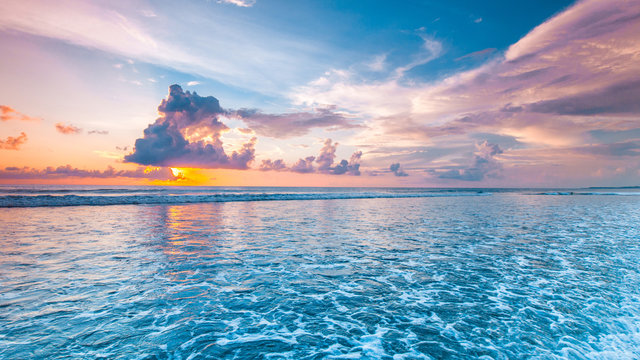
#> input picture sea.jpg, 640 x 360 px
$ python backprojection.py
#> lines starting #> are read from the running program, lines starting #| are printed output that depends on the picture; after the words box and inside, x2 and y2 are one past the last pixel; in counts of white or black regions, pixels touching at a corner belong together
import cv2 as cv
import numpy as np


img = cv.imread("sea.jpg")
#> img is the input picture: shape (360, 640, 3); mean B, G, R 183, 163, 143.2
img = cv.pyrDown(img)
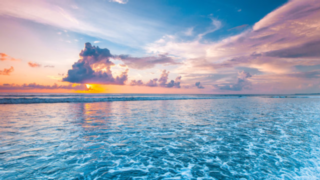
#> img: shape (180, 320, 3); mean B, G, R 183, 163, 143.3
hsv = cv.cvtColor(img,cv.COLOR_BGR2HSV)
#> hsv: shape (180, 320, 3); mean H, S, V 103.4, 91.3, 195.2

roi = cv.imread("roisea.jpg")
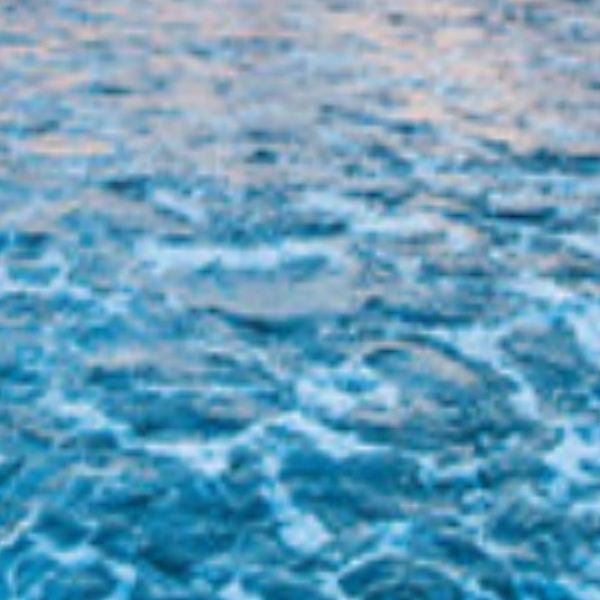
#> input picture roisea.jpg, 600 x 600 px
#> roi is the input picture: shape (600, 600, 3); mean B, G, R 186.9, 158.3, 104.4
#roi = cv.resize(img,)
hsvroi = cv.cvtColor(roi,cv.COLOR_BGR2HSV)
#> hsvroi: shape (600, 600, 3); mean H, S, V 102.3, 118, 187

histroi = cv.calcHist([hsvroi],[0,1],None,[180,256],[0,180,0,256])

cv.normalize(histroi,histroi,0,255,cv.NORM_MINMAX)
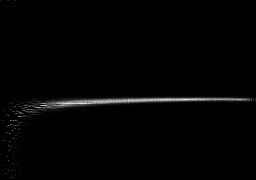
#> histroi: shape (180, 256) float32; min 0, max 255, mean 3.3; drawn with min black and max white
dst = cv.calcBackProject([hsv],[0,1],histroi,[0,180,0,256],1)
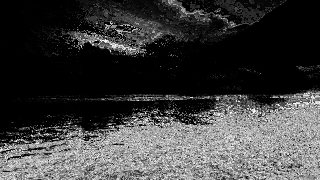
#> dst: shape (180, 320); min 0, max 255, mean 61.6

disc = cv.getStructuringElement(cv.MORPH_ELLIPSE,(5,5))
cv.filter2D(dst,-1,disc,dst)

ret,thresh = cv.threshold(dst,50,255,0)
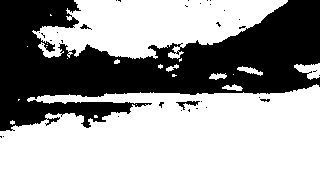
#> thresh: shape (180, 320); 61.5% white; 34 black regions (30 under 20 px), largest, box (x1, y1, x2, y2) and area: (0, 0, 320, 131) 21979, (176, 101, 200, 110) 79, (80, 24, 92, 30) 29, (260, 99, 270, 102) 21
thresh = cv.merge((thresh,thresh,thresh))
res = cv.bitwise_and(img,thresh)
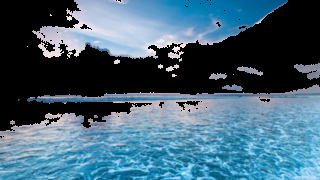
#> res: shape (180, 320, 3); mean B, G, R 117.3, 98.7, 67.4

res = np.vstack((img,res))
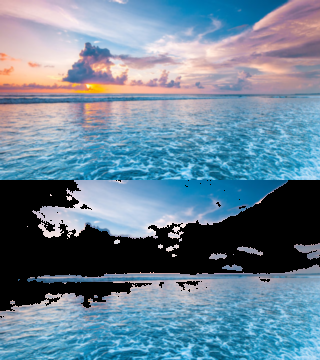
#> res: shape (360, 320, 3); mean B, G, R 150.2, 130.8, 105.3

cv.imshow("res",res)
cv.waitKey(0)
